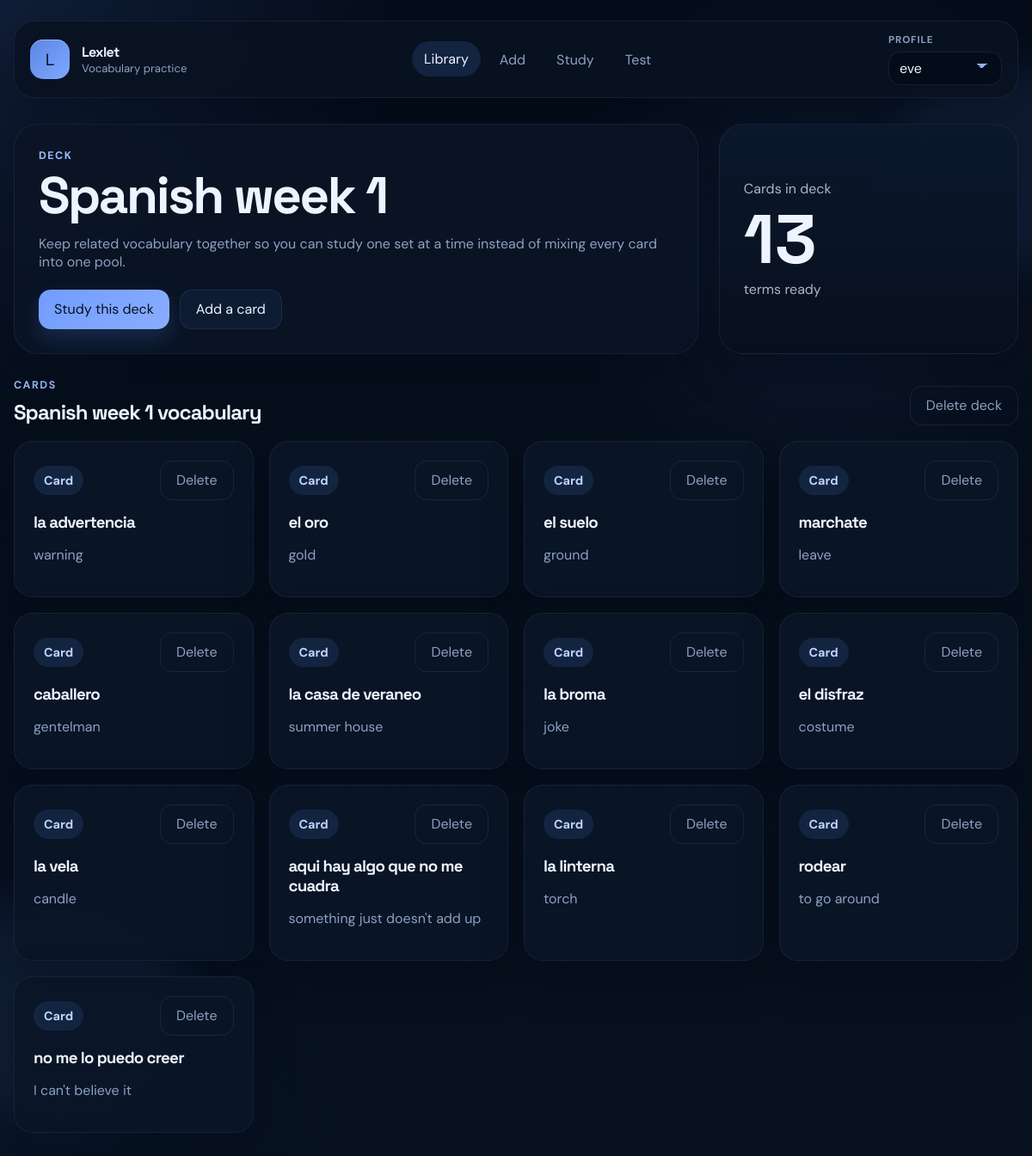
The app's page /deck/14 with its own data.
### tables this page shows
CREATE TABLE decks (
            id INTEGER PRIMARY KEY AUTOINCREMENT,
            name TEXT NOT NULL UNIQUE
        , profile_id INTEGER);

CREATE TABLE cards (
            id INTEGER PRIMARY KEY AUTOINCREMENT,
            term TEXT NOT NULL,
            definition TEXT NOT NULL
        , deck_id INTEGER);

### app.py (the view)
@app.route("/deck/<int:deck_id>")
def deck_detail(deck_id):
    conn = get_db()
    active_profile_id = get_active_profile_id(conn)
    deck = get_deck(conn, deck_id, active_profile_id)
    if not deck:
        conn.close()
        return redirect(url_for("index"))
    cards = conn.execute(
        "SELECT * FROM cards WHERE deck_id = ? ORDER BY id DESC",
        (deck_id,),
    ).fetchall()
    conn.close()
    return render_template("deck.html", deck=deck, cards=cards)

### app.py (called while the page is built)
def get_db():
    conn = sqlite3.connect(DB_NAME)
    conn.row_factory = sqlite3.Row
    return conn

def get_profiles(conn):
    return conn.execute("SELECT id, name FROM profiles ORDER BY name COLLATE NOCASE").fetchall()

def get_active_profile_id(conn):
    stored_profile_id = session.get("active_profile_id")
    if stored_profile_id:
        existing = conn.execute("SELECT id FROM profiles WHERE id = ?", (stored_profile_id,)).fetchone()
        if existing:
            return stored_profile_id
    eve = conn.execute("SELECT id FROM profiles WHERE lower(name) = 'eve'").fetchone()
    if eve:
        session["active_profile_id"] = eve["id"]
        return eve["id"]
    first_profile = conn.execute("SELECT id FROM profiles ORDER BY id LIMIT 1").fetchone()
    if first_profile:
        session["active_profile_id"] = first_profile["id"]
        return first_profile["id"]
    return None

def get_deck(conn, deck_id, profile_id):
    return conn.execute("""
        SELECT d.id, d.name, COUNT(c.id) AS card_count
        FROM decks d
        LEFT JOIN cards c ON c.deck_id = d.id
        WHERE d.id = ? AND d.profile_id = ?
        GROUP BY d.id, d.name
    """, (deck_id, profile_id)).fetchone()

@app.context_processor
def inject_profile_state():
    conn = get_db()
    profiles = get_profiles(conn)
    active_profile_id = get_active_profile_id(conn)
    active_profile = conn.execute(
        "SELECT id, name FROM profiles WHERE id = ?",
        (active_profile_id,),
    ).fetchone()
    conn.close()
    return {"profiles": profiles, "active_profile": active_profile}

### templates/deck.html (shortened to what this page needs)
{% extends "base.html" %}
{% block content %}
<section class="hero">
    <div>
        <p class="eyebrow">Deck</p>
        <h1>{{ deck.name }}</h1>
        <p class="hero-copy">Keep related vocabulary together so you can study one set at a time instead of mixing every card into one pool.</p>
        <div class="hero-actions">
            <a class="button button-primary" href="{{ url_for('study', deck_id=deck.id) }}">Study this deck</a>
            <a class="button button-secondary" href="{{ url_for('add_card', deck_id=deck.id) }}">Add a card</a>
        </div>
    </div>
    <aside class="hero-panel">
        <p>Cards in deck</p>
        <strong>{{ deck.card_count }}</strong>
        <span>{{ "term" if deck.card_count == 1 else "terms" }} ready</span>
    </aside>
</section>
<section class="section-header">
    <div>
        <p class="eyebrow">Cards</p>
        <h2>{{ deck.name }} vocabulary</h2>
    </div>
    <form action="{{ url_for('delete_deck', deck_id=deck.id) }}" method="POST">
        <button class="button button-ghost" type="submit">Delete deck</button>
    </form>
</section>
{% if cards %}
<section class="card-grid">
    {% for card in cards %}
    <article class="card-item">
        <div class="card-meta">
            <span class="chip">Card</span>
            <form action="{{ url_for('delete_card', card_id=card.id) }}" method="POST">
                <button class="icon-button" type="submit">Delete</button>
            </form>
        </div>
        <h3>{{ card.term }}</h3>
        <p>{{ card.definition }}</p>
    </article>
    {% endfor %}
</section>
{% endif %}
{% endblock %}

### static/style.css (style rules this page uses)
:root { --bg: #050d1a; --bg-deep: #091224; --surface: rgba(10, 20, 37, 0.9); --surface-strong: #0d1b33; --surface-muted: #132440; --text: #edf4ff; --text-soft: #8da1c0; --line: rgba(173, 196, 230, 0.1); --primary: #729cff; --primary-deep: #9ebeff; --accent: #bfd4ff; --good: #67d5a3; --bad: #ff8b94; --shadow: 0 20px 50px rgba(2, 7, 16, 0.3); --radius-xl: 28px; --radius-lg: 22px; --radius-md: 16px; }
* { box-sizing: border-box; }
html { scroll-behavior: smooth; }
body { margin: 0; min-height: 100vh; font-family: "DM Sans", sans-serif; color: var(--text); background: radial-gradient(circle at top left, rgba(67, 105, 190, 0.18), transparent 26%), radial-gradient(circle at 80% 20%, rgba(93, 130, 216, 0.1), transparent 22%), radial-gradient(circle at bottom left, rgba(20, 42, 82, 0.14), transparent 24%), linear-gradient(180deg, var(--bg) 0%, #07111f 100%); -webkit-text-size-adjust: 100%; }
a { color: inherit; text-decoration: none; }
button, input, textarea, select { font: inherit; }
button { border: 0; cursor: pointer; }
.topbar, .hero, .hero-panel, .card-item, .form-panel, .info-panel, .empty-state, .prompt-card, .result-banner, .study-card, .test-shell { position: relative; z-index: 1; }
.brand strong, h1, h2, h3 { font-family: "Space Grotesk", sans-serif; letter-spacing: -0.04em; }
.hero, .split-layout, .section-header, .test-header { display: grid; gap: 24px; }
.hero { grid-template-columns: minmax(0, 1.6fr) minmax(260px, 0.7fr); align-items: stretch; margin-bottom: 28px; }
.hero > div, .hero-panel, .info-panel, .form-panel, .prompt-card, .empty-state, .result-banner, .test-shell { padding: 28px; background: var(--surface); border: 1px solid rgba(180, 203, 255, 0.08); border-radius: var(--radius-xl); box-shadow: var(--shadow); backdrop-filter: blur(10px); }
.hero h1, .split-layout h1, .test-shell h1 { margin: 10px 0 12px; font-size: clamp(2.2rem, 5vw, 4.4rem); line-height: 0.96; }
.hero-copy, .section-copy, .info-panel p, .empty-state p, .card-item p, .prompt-card h2, .result-banner p { color: var(--text-soft); }
.hero-panel { display: flex; flex-direction: column; justify-content: center; gap: 8px; background: linear-gradient(180deg, rgba(11, 24, 44, 0.98), rgba(7, 16, 30, 0.98)); color: #edf4ff; }
.hero-panel p, .hero-panel span { margin: 0; color: rgba(237, 244, 255, 0.72); }
.hero-panel strong { font-family: "Space Grotesk", sans-serif; font-size: clamp(2.4rem, 8vw, 5rem); line-height: 1; }
.eyebrow, .prompt-label { margin: 0; font-size: 0.78rem; font-weight: 700; letter-spacing: 0.12em; text-transform: uppercase; color: var(--primary-deep); }
.hero-actions, .form-actions { display: flex; flex-wrap: wrap; gap: 12px; margin-top: 22px; }
.button, .icon-button { display: inline-flex; align-items: center; justify-content: center; min-height: 46px; padding: 0 18px; border-radius: 14px; transition: transform 0.2s ease, box-shadow 0.2s ease, background 0.2s ease; }
.button-primary { background: linear-gradient(135deg, var(--primary), #89adff); color: #06111f; box-shadow: 0 12px 24px rgba(95, 143, 255, 0.18); }
.button-secondary { background: var(--surface-strong); color: var(--text); border: 1px solid var(--line); }
.button-ghost, .icon-button { background: transparent; color: var(--text-soft); border: 1px solid var(--line); }
.section-header { grid-template-columns: 1fr auto; align-items: end; margin-bottom: 18px; }
.section-header h2, .section-header h1 { margin: 8px 0 0; }
.card-grid, .deck-grid, .study-grid { display: grid; gap: 18px; }
.card-grid, .deck-grid { grid-template-columns: repeat(auto-fit, minmax(240px, 1fr)); }
.card-item, .deck-card { padding: 22px; background: rgba(10, 21, 39, 0.92); border: 1px solid rgba(180, 203, 255, 0.08); border-radius: var(--radius-lg); box-shadow: var(--shadow); }
.card-meta { display: flex; align-items: center; justify-content: space-between; gap: 16px; }
.card-item h3, .deck-card h3, .prompt-card h2 { margin: 14px 0 10px; }
.chip, .study-badge, .info-chip { display: inline-flex; align-items: center; width: fit-content; padding: 8px 12px; border-radius: 999px; background: var(--surface-muted); color: var(--accent); font-size: 0.9rem; font-weight: 700; }

### records on screen
decks: name "Spanish week 1"
cards: term "la advertencia", definition "warning"
cards: term "el oro", definition "gold"
cards: term "el suelo", definition "ground"
cards: term "marchate", definition "leave"
cards: term "caballero", definition "gentelman"
cards: term "la casa de veraneo", definition "summer house"
cards: term "la broma", definition "joke"
cards: term "el disfraz", definition "costume"
cards: term "la vela", definition "candle"
cards: term "aqui hay algo que no me cuadra", definition "something just doesn't add up"
cards: term "la linterna", definition "torch"
cards: term "rodear", definition "to go around"
cards: term "no me lo puedo creer", definition "I can't believe it"

### other values on screen
{{ deck.card_count }} "13"
{{ "term" if deck.card_count == 1 else "terms" }} "terms"
form field profile_id "eve"
